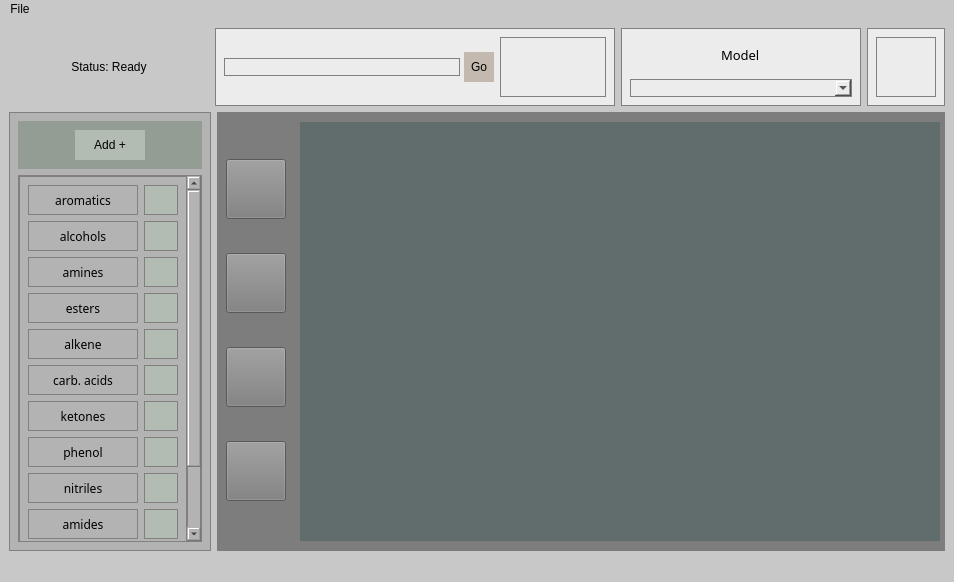
<?xml version="1.0" encoding="UTF-8"?>
<ui version="4.0">
 <class>MainWindow</class>
 <widget class="QMainWindow" name="MainWindow">
  <property name="geometry">
   <rect>
    <x>0</x>
    <y>0</y>
    <width>954</width>
    <height>582</height>
   </rect>
  </property>
  <property name="windowTitle">
   <string>MainWindow</string>
  </property>
  <property name="styleSheet">
   <string notr="true">background-color: rgb(200, 200, 200);</string>
  </property>
  <widget class="QWidget" name="centralwidget">
   <layout class="QGridLayout" name="gridLayout" rowstretch="0,1">
    <item row="0" column="0" colspan="2">
     <layout class="QHBoxLayout" name="horizontalLayout_5" stretch="0,0,1,0">
      <item alignment="Qt::AlignHCenter|Qt::AlignVCenter">
       <widget class="QLabel" name="StatusLabel">
        <property name="minimumSize">
         <size>
          <width>200</width>
          <height>0</height>
         </size>
        </property>
        <property name="text">
         <string>Status: Ready</string>
        </property>
        <property name="alignment">
         <set>Qt::AlignCenter</set>
        </property>
       </widget>
      </item>
      <item>
       <widget class="QWidget" name="widget_2" native="true">
        <property name="minimumSize">
         <size>
          <width>400</width>
          <height>0</height>
         </size>
        </property>
        <property name="styleSheet">
         <string notr="true">background-color: rgb(236, 236, 236);
border: 1px solid grey;</string>
        </property>
        <layout class="QHBoxLayout" name="horizontalLayout_2">
         <item>
          <layout class="QHBoxLayout" name="horizontalLayout" stretch="0,0">
           <property name="spacing">
            <number>4</number>
           </property>
           <property name="topMargin">
            <number>0</number>
           </property>
           <property name="rightMargin">
            <number>0</number>
           </property>
           <item>
            <widget class="QLineEdit" name="ImageGoLineEd"/>
           </item>
           <item>
            <widget class="QPushButton" name="GoBtn">
             <property name="minimumSize">
              <size>
               <width>30</width>
               <height>30</height>
              </size>
             </property>
             <property name="styleSheet">
              <string notr="true">background-color: rgb(195, 185, 175);
border: none;</string>
             </property>
             <property name="text">
              <string>Go</string>
             </property>
            </widget>
           </item>
          </layout>
         </item>
         <item>
          <widget class="QWidget" name="widget_7" native="true">
           <property name="styleSheet">
            <string notr="true">background-color: rgb(236, 236, 236);
border: 1px solid grey;</string>
           </property>
           <layout class="QHBoxLayout" name="horizontalLayout_14">
            <item>
             <layout class="QHBoxLayout" name="horizontalLayout_15" stretch="0,0">
              <property name="spacing">
               <number>8</number>
              </property>
              <property name="rightMargin">
               <number>0</number>
              </property>
              <property name="bottomMargin">
               <number>0</number>
              </property>
              <item>
               <widget class="QPushButton" name="prevBtn">
                <property name="minimumSize">
                 <size>
                  <width>40</width>
                  <height>40</height>
                 </size>
                </property>
                <property name="maximumSize">
                 <size>
                  <width>40</width>
                  <height>40</height>
                 </size>
                </property>
                <property name="styleSheet">
                 <string notr="true">border: none;</string>
                </property>
                <property name="text">
                 <string/>
                </property>
                <property name="icon">
                 <iconset>
                  <normaloff>icons/prev_icon.png</normaloff>icons/prev_icon.png</iconset>
                </property>
                <property name="iconSize">
                 <size>
                  <width>40</width>
                  <height>40</height>
                 </size>
                </property>
               </widget>
              </item>
              <item>
               <widget class="QPushButton" name="nextBtn">
                <property name="minimumSize">
                 <size>
                  <width>40</width>
                  <height>40</height>
                 </size>
                </property>
                <property name="maximumSize">
                 <size>
                  <width>40</width>
                  <height>40</height>
                 </size>
                </property>
                <property name="styleSheet">
                 <string notr="true">border: none;</string>
                </property>
                <property name="text">
                 <string/>
                </property>
                <property name="icon">
                 <iconset>
                  <normaloff>icons/next__icon.png</normaloff>icons/next__icon.png</iconset>
                </property>
                <property name="iconSize">
                 <size>
                  <width>40</width>
                  <height>40</height>
                 </size>
                </property>
               </widget>
              </item>
             </layout>
            </item>
           </layout>
          </widget>
         </item>
        </layout>
       </widget>
      </item>
      <item>
       <widget class="QWidget" name="widget_3" native="true">
        <property name="styleSheet">
         <string notr="true">background-color: rgb(236, 236, 236);
border: 1px solid grey;</string>
        </property>
        <layout class="QHBoxLayout" name="horizontalLayout_3">
         <item>
          <layout class="QVBoxLayout" name="verticalLayout" stretch="0,0">
           <property name="rightMargin">
            <number>0</number>
           </property>
           <property name="bottomMargin">
            <number>0</number>
           </property>
           <item alignment="Qt::AlignHCenter">
            <widget class="QLabel" name="Model">
             <property name="font">
              <font>
               <family>Oswald</family>
               <pointsize>10</pointsize>
              </font>
             </property>
             <property name="styleSheet">
              <string notr="true">border: none;</string>
             </property>
             <property name="text">
              <string>Model</string>
             </property>
            </widget>
           </item>
           <item>
            <widget class="QComboBox" name="modelDropdown"/>
           </item>
          </layout>
         </item>
        </layout>
       </widget>
      </item>
      <item>
       <widget class="QWidget" name="widget_4" native="true">
        <property name="styleSheet">
         <string notr="true">background-color: rgb(236, 236, 236);
border: 1px solid grey;</string>
        </property>
        <layout class="QHBoxLayout" name="horizontalLayout_4">
         <item>
          <layout class="QVBoxLayout" name="verticalLayout_2" stretch="0">
           <property name="spacing">
            <number>0</number>
           </property>
           <property name="rightMargin">
            <number>0</number>
           </property>
           <property name="bottomMargin">
            <number>0</number>
           </property>
           <item>
            <widget class="QPushButton" name="predictBtn">
             <property name="minimumSize">
              <size>
               <width>60</width>
               <height>60</height>
              </size>
             </property>
             <property name="maximumSize">
              <size>
               <width>60</width>
               <height>60</height>
              </size>
             </property>
             <property name="font">
              <font>
               <family>Oswald</family>
               <pointsize>10</pointsize>
              </font>
             </property>
             <property name="text">
              <string/>
             </property>
             <property name="icon">
              <iconset>
               <normaloff>icons/predict_icon.png</normaloff>icons/predict_icon.png</iconset>
             </property>
             <property name="iconSize">
              <size>
               <width>60</width>
               <height>60</height>
              </size>
             </property>
            </widget>
           </item>
          </layout>
         </item>
        </layout>
       </widget>
      </item>
     </layout>
    </item>
    <item row="1" column="0">
     <widget class="QWidget" name="widget" native="true">
      <property name="minimumSize">
       <size>
        <width>200</width>
        <height>0</height>
       </size>
      </property>
      <property name="maximumSize">
       <size>
        <width>260</width>
        <height>16777215</height>
       </size>
      </property>
      <property name="styleSheet">
       <string notr="true">background-color: rgb(179, 179, 179);
border: 1px solid grey;</string>
      </property>
      <layout class="QVBoxLayout" name="verticalLayout_3">
       <item>
        <widget class="QFrame" name="frame">
         <property name="maximumSize">
          <size>
           <width>16777215</width>
           <height>60</height>
          </size>
         </property>
         <property name="styleSheet">
          <string notr="true">border:none;
background-color: rgb(148, 157, 148);</string>
         </property>
         <property name="frameShape">
          <enum>QFrame::StyledPanel</enum>
         </property>
         <property name="frameShadow">
          <enum>QFrame::Raised</enum>
         </property>
         <layout class="QHBoxLayout" name="horizontalLayout_17">
          <item>
           <widget class="QPushButton" name="addBtn">
            <property name="minimumSize">
             <size>
              <width>60</width>
              <height>30</height>
             </size>
            </property>
            <property name="maximumSize">
             <size>
              <width>70</width>
              <height>30</height>
             </size>
            </property>
            <property name="styleSheet">
             <string notr="true">background-color: rgb(178, 188, 178);</string>
            </property>
            <property name="text">
             <string>Add +</string>
            </property>
           </widget>
          </item>
         </layout>
        </widget>
       </item>
       <item>
        <widget class="QScrollArea" name="labelsScrollArea">
         <property name="widgetResizable">
          <bool>true</bool>
         </property>
         <widget class="QWidget" name="scrollAreaWidgetContents">
          <property name="geometry">
           <rect>
            <x>0</x>
            <y>-109</y>
            <width>168</width>
            <height>468</height>
           </rect>
          </property>
          <layout class="QVBoxLayout" name="verticalLayout_5">
           <item>
            <layout class="QHBoxLayout" name="label1_Layout" stretch="1,0">
             <item>
              <widget class="QPushButton" name="pushButton_2">
               <property name="minimumSize">
                <size>
                 <width>0</width>
                 <height>30</height>
                </size>
               </property>
               <property name="font">
                <font>
                 <family>Oswald</family>
                </font>
               </property>
               <property name="text">
                <string>aromatics</string>
               </property>
              </widget>
             </item>
             <item>
              <widget class="QPushButton" name="pushButton_3">
               <property name="minimumSize">
                <size>
                 <width>0</width>
                 <height>30</height>
                </size>
               </property>
               <property name="styleSheet">
                <string notr="true">background-color: rgb(178, 188, 178);</string>
               </property>
               <property name="text">
                <string/>
               </property>
               <property name="icon">
                <iconset>
                 <normaloff>icons/editLabel_icon.png</normaloff>icons/editLabel_icon.png</iconset>
               </property>
              </widget>
             </item>
            </layout>
           </item>
           <item>
            <layout class="QHBoxLayout" name="label2_Layout" stretch="1,0">
             <item>
              <widget class="QPushButton" name="pushButton_4">
               <property name="minimumSize">
                <size>
                 <width>0</width>
                 <height>30</height>
                </size>
               </property>
               <property name="font">
                <font>
                 <family>Oswald</family>
                </font>
               </property>
               <property name="text">
                <string>alcohols</string>
               </property>
              </widget>
             </item>
             <item>
              <widget class="QPushButton" name="pushButton_5">
               <property name="minimumSize">
                <size>
                 <width>0</width>
                 <height>30</height>
                </size>
               </property>
               <property name="styleSheet">
                <string notr="true">background-color: rgb(178, 188, 178);</string>
               </property>
               <property name="text">
                <string/>
               </property>
               <property name="icon">
                <iconset>
                 <normaloff>icons/editLabel_icon.png</normaloff>icons/editLabel_icon.png</iconset>
               </property>
              </widget>
             </item>
            </layout>
           </item>
           <item>
            <layout class="QHBoxLayout" name="label3_Layout" stretch="1,0">
             <item>
              <widget class="QPushButton" name="pushButton_8">
               <property name="minimumSize">
                <size>
                 <width>0</width>
                 <height>30</height>
                </size>
               </property>
               <property name="font">
                <font>
                 <family>Oswald</family>
                </font>
               </property>
               <property name="text">
                <string>amines</string>
               </property>
              </widget>
             </item>
             <item>
              <widget class="QPushButton" name="pushButton_9">
               <property name="minimumSize">
                <size>
                 <width>0</width>
                 <height>30</height>
                </size>
               </property>
               <property name="styleSheet">
                <string notr="true">background-color: rgb(178, 188, 178);</string>
               </property>
               <property name="text">
                <string/>
               </property>
               <property name="icon">
                <iconset>
                 <normaloff>icons/editLabel_icon.png</normaloff>icons/editLabel_icon.png</iconset>
               </property>
              </widget>
             </item>
            </layout>
           </item>
           <item>
            <layout class="QHBoxLayout" name="label4_Layout" stretch="1,0">
             <item>
              <widget class="QPushButton" name="pushButton_10">
               <property name="minimumSize">
                <size>
                 <width>0</width>
                 <height>30</height>
                </size>
               </property>
               <property name="font">
                <font>
                 <family>Oswald</family>
                </font>
               </property>
               <property name="text">
                <string>esters</string>
               </property>
              </widget>
             </item>
             <item>
              <widget class="QPushButton" name="pushButton_11">
               <property name="minimumSize">
                <size>
                 <width>0</width>
                 <height>30</height>
                </size>
               </property>
               <property name="styleSheet">
                <string notr="true">background-color: rgb(178, 188, 178);</string>
               </property>
               <property name="text">
                <string/>
               </property>
               <property name="icon">
                <iconset>
                 <normaloff>icons/editLabel_icon.png</normaloff>icons/editLabel_icon.png</iconset>
               </property>
              </widget>
             </item>
            </layout>
           </item>
           <item>
            <layout class="QHBoxLayout" name="label5_Layout" stretch="1,0">
             <item>
              <widget class="QPushButton" name="pushButton_12">
               <property name="minimumSize">
                <size>
                 <width>0</width>
                 <height>30</height>
                </size>
               </property>
               <property name="font">
                <font>
                 <family>Oswald</family>
                </font>
               </property>
               <property name="text">
                <string>alkene</string>
               </property>
              </widget>
             </item>
             <item>
              <widget class="QPushButton" name="pushButton_13">
               <property name="minimumSize">
                <size>
                 <width>0</width>
                 <height>30</height>
                </size>
               </property>
               <property name="styleSheet">
                <string notr="true">background-color: rgb(178, 188, 178);</string>
               </property>
               <property name="text">
                <string/>
               </property>
               <property name="icon">
                <iconset>
                 <normaloff>icons/editLabel_icon.png</normaloff>icons/editLabel_icon.png</iconset>
               </property>
              </widget>
             </item>
            </layout>
           </item>
           <item>
            <layout class="QHBoxLayout" name="label7_Layout" stretch="1,0">
             <item>
              <widget class="QPushButton" name="pushButton_22">
               <property name="minimumSize">
                <size>
                 <width>0</width>
                 <height>30</height>
                </size>
               </property>
               <property name="font">
                <font>
                 <family>Oswald</family>
                </font>
               </property>
               <property name="text">
                <string>carb. acids</string>
               </property>
              </widget>
             </item>
             <item>
              <widget class="QPushButton" name="pushButton_23">
               <property name="minimumSize">
                <size>
                 <width>0</width>
                 <height>30</height>
                </size>
               </property>
               <property name="styleSheet">
                <string notr="true">background-color: rgb(178, 188, 178);</string>
               </property>
               <property name="text">
                <string/>
               </property>
               <property name="icon">
                <iconset>
                 <normaloff>icons/editLabel_icon.png</normaloff>icons/editLabel_icon.png</iconset>
               </property>
              </widget>
             </item>
            </layout>
           </item>
           <item>
            <layout class="QHBoxLayout" name="label8_Layout" stretch="1,0">
             <item>
              <widget class="QPushButton" name="pushButton_24">
               <property name="minimumSize">
                <size>
                 <width>0</width>
                 <height>30</height>
                </size>
               </property>
               <property name="font">
                <font>
                 <family>Oswald</family>
                </font>
               </property>
               <property name="text">
                <string>ketones</string>
               </property>
              </widget>
             </item>
             <item>
              <widget class="QPushButton" name="pushButton_25">
               <property name="minimumSize">
                <size>
                 <width>0</width>
                 <height>30</height>
                </size>
               </property>
               <property name="styleSheet">
                <string notr="true">background-color: rgb(178, 188, 178);</string>
               </property>
               <property name="text">
                <string/>
               </property>
               <property name="icon">
                <iconset>
                 <normaloff>icons/editLabel_icon.png</normaloff>icons/editLabel_icon.png</iconset>
               </property>
              </widget>
             </item>
            </layout>
           </item>
           <item>
            <layout class="QHBoxLayout" name="label12_Layout" stretch="1,0">
             <item>
              <widget class="QPushButton" name="pushButton_32">
               <property name="minimumSize">
                <size>
                 <width>0</width>
                 <height>30</height>
                </size>
               </property>
               <property name="font">
                <font>
                 <family>Oswald</family>
                </font>
               </property>
               <property name="text">
                <string>phenol</string>
               </property>
              </widget>
             </item>
             <item>
              <widget class="QPushButton" name="pushButton_33">
               <property name="minimumSize">
                <size>
                 <width>0</width>
                 <height>30</height>
                </size>
               </property>
               <property name="styleSheet">
                <string notr="true">background-color: rgb(178, 188, 178);</string>
               </property>
               <property name="text">
                <string/>
               </property>
               <property name="icon">
                <iconset>
                 <normaloff>icons/editLabel_icon.png</normaloff>icons/editLabel_icon.png</iconset>
               </property>
              </widget>
             </item>
            </layout>
           </item>
           <item>
            <layout class="QHBoxLayout" name="label10_Layout" stretch="1,0">
             <item>
              <widget class="QPushButton" name="pushButton_28">
               <property name="minimumSize">
                <size>
                 <width>0</width>
                 <height>30</height>
                </size>
               </property>
               <property name="font">
                <font>
                 <family>Oswald</family>
                </font>
               </property>
               <property name="text">
                <string>nitriles</string>
               </property>
              </widget>
             </item>
             <item>
              <widget class="QPushButton" name="pushButton_29">
               <property name="minimumSize">
                <size>
                 <width>0</width>
                 <height>30</height>
                </size>
               </property>
               <property name="styleSheet">
                <string notr="true">background-color: rgb(178, 188, 178);</string>
               </property>
               <property name="text">
                <string/>
               </property>
               <property name="icon">
                <iconset>
                 <normaloff>icons/editLabel_icon.png</normaloff>icons/editLabel_icon.png</iconset>
               </property>
              </widget>
             </item>
            </layout>
           </item>
           <item>
            <layout class="QHBoxLayout" name="label9_Layout" stretch="1,0">
             <item>
              <widget class="QPushButton" name="pushButton_26">
               <property name="minimumSize">
                <size>
                 <width>0</width>
                 <height>30</height>
                </size>
               </property>
               <property name="font">
                <font>
                 <family>Oswald</family>
                </font>
               </property>
               <property name="text">
                <string>amides</string>
               </property>
              </widget>
             </item>
             <item>
              <widget class="QPushButton" name="pushButton_27">
               <property name="minimumSize">
                <size>
                 <width>0</width>
                 <height>30</height>
                </size>
               </property>
               <property name="styleSheet">
                <string notr="true">background-color: rgb(178, 188, 178);</string>
               </property>
               <property name="text">
                <string/>
               </property>
               <property name="icon">
                <iconset>
                 <normaloff>icons/editLabel_icon.png</normaloff>icons/editLabel_icon.png</iconset>
               </property>
              </widget>
             </item>
            </layout>
           </item>
           <item>
            <layout class="QHBoxLayout" name="label11_Layout" stretch="1,0">
             <item>
              <widget class="QPushButton" name="pushButton_30">
               <property name="minimumSize">
                <size>
                 <width>0</width>
                 <height>30</height>
                </size>
               </property>
               <property name="font">
                <font>
                 <family>Oswald</family>
                </font>
               </property>
               <property name="text">
                <string>aldehydes</string>
               </property>
              </widget>
             </item>
             <item>
              <widget class="QPushButton" name="pushButton_31">
               <property name="minimumSize">
                <size>
                 <width>0</width>
                 <height>30</height>
                </size>
               </property>
               <property name="styleSheet">
                <string notr="true">background-color: rgb(178, 188, 178);</string>
               </property>
               <property name="text">
                <string/>
               </property>
               <property name="icon">
                <iconset>
                 <normaloff>icons/editLabel_icon.png</normaloff>icons/editLabel_icon.png</iconset>
               </property>
              </widget>
             </item>
            </layout>
           </item>
           <item>
            <layout class="QHBoxLayout" name="label6_Layout" stretch="1,0">
             <item>
              <widget class="QPushButton" name="pushButton_14">
               <property name="minimumSize">
                <size>
                 <width>0</width>
                 <height>30</height>
                </size>
               </property>
               <property name="font">
                <font>
                 <family>Oswald</family>
                </font>
               </property>
               <property name="text">
                <string>alkyne</string>
               </property>
              </widget>
             </item>
             <item>
              <widget class="QPushButton" name="pushButton_15">
               <property name="minimumSize">
                <size>
                 <width>0</width>
                 <height>30</height>
                </size>
               </property>
               <property name="styleSheet">
                <string notr="true">background-color: rgb(178, 188, 178);</string>
               </property>
               <property name="text">
                <string/>
               </property>
               <property name="icon">
                <iconset>
                 <normaloff>icons/editLabel_icon.png</normaloff>icons/editLabel_icon.png</iconset>
               </property>
              </widget>
             </item>
            </layout>
           </item>
          </layout>
         </widget>
        </widget>
       </item>
      </layout>
     </widget>
    </item>
    <item row="1" column="1">
     <widget class="QWidget" name="widget_5" native="true">
      <property name="minimumSize">
       <size>
        <width>0</width>
        <height>433</height>
       </size>
      </property>
      <property name="styleSheet">
       <string notr="true">background-color: rgb(125, 125, 125);</string>
      </property>
      <layout class="QHBoxLayout" name="horizontalLayout_12" stretch="0,1">
       <property name="spacing">
        <number>5</number>
       </property>
       <property name="sizeConstraint">
        <enum>QLayout::SetDefaultConstraint</enum>
       </property>
       <property name="leftMargin">
        <number>0</number>
       </property>
       <property name="topMargin">
        <number>10</number>
       </property>
       <property name="rightMargin">
        <number>5</number>
       </property>
       <property name="bottomMargin">
        <number>10</number>
       </property>
       <item>
        <widget class="QWidget" name="widget_6" native="true">
         <layout class="QVBoxLayout" name="verticalLayout_4">
          <item>
           <widget class="QPushButton" name="openBtn">
            <property name="minimumSize">
             <size>
              <width>60</width>
              <height>60</height>
             </size>
            </property>
            <property name="maximumSize">
             <size>
              <width>60</width>
              <height>60</height>
             </size>
            </property>
            <property name="text">
             <string/>
            </property>
            <property name="icon">
             <iconset>
              <normaloff>icons/openFolder_icon.png</normaloff>icons/openFolder_icon.png</iconset>
            </property>
            <property name="iconSize">
             <size>
              <width>60</width>
              <height>60</height>
             </size>
            </property>
           </widget>
          </item>
          <item>
           <widget class="QPushButton" name="trashBtn">
            <property name="minimumSize">
             <size>
              <width>60</width>
              <height>60</height>
             </size>
            </property>
            <property name="maximumSize">
             <size>
              <width>60</width>
              <height>60</height>
             </size>
            </property>
            <property name="text">
             <string/>
            </property>
            <property name="icon">
             <iconset>
              <normaloff>icons/trash_icon.png</normaloff>icons/trash_icon.png</iconset>
            </property>
            <property name="iconSize">
             <size>
              <width>60</width>
              <height>60</height>
             </size>
            </property>
           </widget>
          </item>
          <item>
           <widget class="QPushButton" name="editBtn">
            <property name="minimumSize">
             <size>
              <width>60</width>
              <height>60</height>
             </size>
            </property>
            <property name="maximumSize">
             <size>
              <width>60</width>
              <height>60</height>
             </size>
            </property>
            <property name="text">
             <string/>
            </property>
            <property name="icon">
             <iconset>
              <normaloff>icons/editBox_icon.png</normaloff>icons/editBox_icon.png</iconset>
            </property>
            <property name="iconSize">
             <size>
              <width>60</width>
              <height>60</height>
             </size>
            </property>
           </widget>
          </item>
          <item>
           <widget class="QPushButton" name="trainBtn">
            <property name="minimumSize">
             <size>
              <width>60</width>
              <height>60</height>
             </size>
            </property>
            <property name="maximumSize">
             <size>
              <width>60</width>
              <height>60</height>
             </size>
            </property>
            <property name="text">
             <string/>
            </property>
            <property name="icon">
             <iconset>
              <normaloff>icons/train_icon.png</normaloff>icons/train_icon.png</iconset>
            </property>
            <property name="iconSize">
             <size>
              <width>60</width>
              <height>60</height>
             </size>
            </property>
           </widget>
          </item>
         </layout>
        </widget>
       </item>
       <item>
        <widget class="QLabel" name="spectroPanel">
         <property name="sizePolicy">
          <sizepolicy hsizetype="Preferred" vsizetype="Preferred">
           <horstretch>0</horstretch>
           <verstretch>0</verstretch>
          </sizepolicy>
         </property>
         <property name="minimumSize">
          <size>
           <width>640</width>
           <height>300</height>
          </size>
         </property>
         <property name="maximumSize">
          <size>
           <width>1200</width>
           <height>570</height>
          </size>
         </property>
         <property name="styleSheet">
          <string notr="true">background-color: rgb(97, 108, 108);</string>
         </property>
         <property name="text">
          <string/>
         </property>
        </widget>
       </item>
      </layout>
     </widget>
    </item>
   </layout>
   <zorder>widget_5</zorder>
   <zorder>widget</zorder>
   <zorder></zorder>
  </widget>
  <widget class="QMenuBar" name="menubar">
   <property name="geometry">
    <rect>
     <x>0</x>
     <y>0</y>
     <width>954</width>
     <height>22</height>
    </rect>
   </property>
   <widget class="QMenu" name="menuFile">
    <property name="title">
     <string>File</string>
    </property>
    <addaction name="actionNew"/>
    <addaction name="actionLoad"/>
   </widget>
   <addaction name="menuFile"/>
  </widget>
  <widget class="QStatusBar" name="statusbar"/>
  <action name="actionNew">
   <property name="text">
    <string>New</string>
   </property>
  </action>
  <action name="actionLoad">
   <property name="text">
    <string>Load</string>
   </property>
  </action>
 </widget>
 <resources/>
 <connections/>
</ui>
